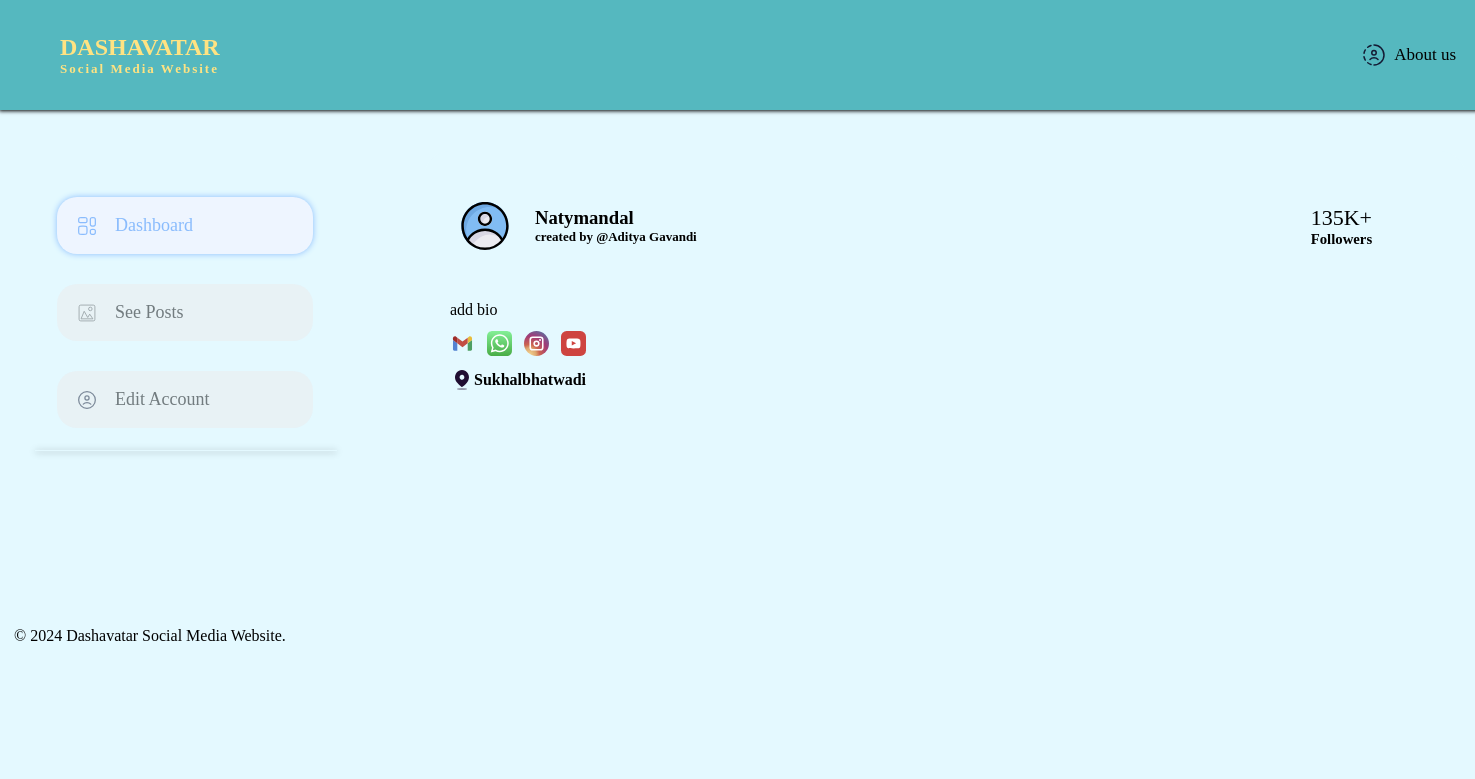
/dashboard, run on the app's committed database.
### socialweb/models.py (models this page shows)
class UserRegister(models.Model):
    name = models.CharField(max_length=40,null=True)
    gmail = models.EmailField()
    address = models.CharField(max_length=50,null=True)
    page_name = models.CharField(max_length=100, default='Enter page name',null=True)
    phone_number = models.CharField(max_length=15,null=True)
    password = models.CharField(max_length=10,null=True)
    bio=models.CharField(max_length=100, default='add bio',null=True)
    profile_pic=models.FileField(upload_to="profile_pic/",max_length=250,null=True,default='profile_pic/profilepic.svg')
    date=models.DateTimeField(null=True)

### socialweb/views.py (the view)
# urls.py: path('dashboard',views.dashboard, name='dashboard'),
def dashboard(request):
    user=UserRegister.objects.all()
    return render(request,'dashboardstatic.html',{'User':user})

### templates/dashboardstatic.html (shortened to what this page needs)
{% extends "dashboard.html" %}
{% block static %}
<div class="imgeselected" id="dashboard">
<img src="/static/assets/svg/dashboardselected.svg" alt="" srcset="" />
  <li>Dashboard</li>
</div>
{% endblock %}
{% block dashboard %}
<div class="dashboard">
  {% for u in User %}
<div class="user-account">
    <img
      src="{{ u.profile_pic.url }}"
      alt=""
      srcset=""
      class="Page-profile"
    />
    <h3 class="Page-name">
      {{ u.page_name }}
      <p class="user-name">created by @{{ u.name }}</p>
    </h3>
    <span class="followers-count"
      >135K+
      <h6>Followers</h6>
    </span>
  </div>
  <div class="about">
    <div class="bio">
      <p>
        {{ u.bio }}
      </p>
    </div>
    <div id="links" class="links">
      <a href="mailto:" target="_blank"
        ><div id="Gmail" class="link">
          <img
            src="/static/assets/svg/gmaillogo.svg"
            alt=""
            srcset=""
          /></div
      ></a>
      <a href="tel:+" target="_blank"
        ><div id="whatsapp" class="link">
          <img
            src="/static/assets/svg/whatsapp.svg"
            alt=""
            srcset=""
          /></div
      ></a>
      <a href="http://" target="_blank"
        ><div id="Instagram" class="link">
          <img
            src="/static/assets/svg/instagramlogo.svg"
            alt=""
            srcset=""
          /></div
      ></a>
      <a href="http://" target="_blank"
        ><div id="Youtube" class="link">
          <img
            src="/static/assets/svg/youtubelogo.svg"
            alt=""
            srcset=""
          /></div
      ></a>
    </div>
    <div class="address">
      <img src="/static/assets/svg/locationlogo.svg" alt="" srcset="" />
      <h4 id="location" class="location">{{u.address}}</h4>
    </div>
  </div>
  {% endfor %}
</div>
{% endblock %}

### static/css/style.css (style rules this page uses)
* { margin: 0; padding: 0; }
body { background-color: #e4f9ff; }
.navbar li { width: 180px; padding: 18px; font-size: large; }
.navbar img { width: 20px; height: 20px; margin-left: 20px; }
.user-account { height: 150px; display: flex; align-items: center; padding-left: 30px; gap: 20px; }
.user-account img { width: 60px; height: 60px; border-radius: 50%; }
.user-account p { font-size: 13px; }
.user-account .followers-count { font-size: 22px; padding-left: 594px; }
.links { padding-top: 12px; padding-bottom: 12px; display: flex; flex-direction: row; gap: 12px; }
.link { width: 25px; height: 25px; filter: grayscale(30%); transition: all ease-in-out 0.2s; }
.about { padding-left: 25px; }
.address { display: flex; align-items: center; }

### static/css/utility.css (style rules this page uses)
.imgeselected { display: flex; flex-direction: row; align-items: center; justify-content: center; background-color: #eef5ff; border-radius: 20px; box-shadow: 0px 0px 6px 0px; cursor: pointer; color: #8abcfd; }

### data on the page
UserRegister: profile_pic (picture), page_name "Natymandal", name "Aditya Gavandi", bio "add bio", address "Sukhalbhatwadi"
